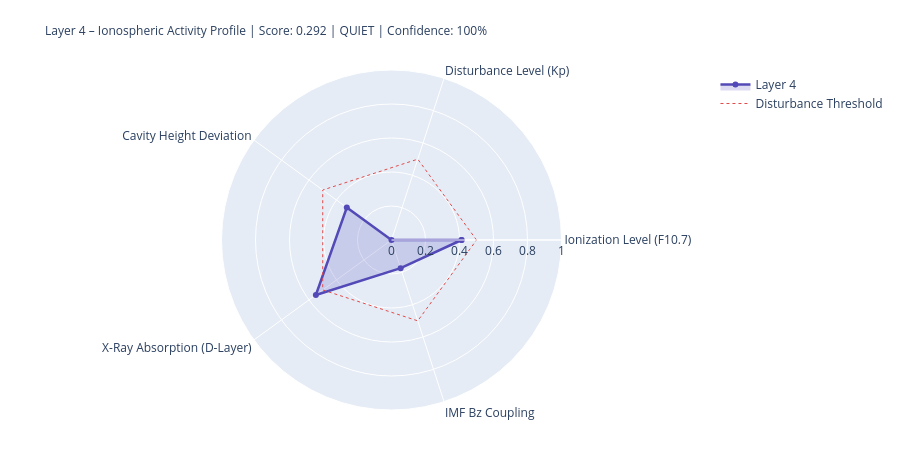

Write notebook code for a chart like this one.
### Markdown cell above
---
## 4. State Assessment & Handoff to Layer 5

### Code cell
# ============================================================
# LAYER-4-SCORE
# ============================================================

COMPONENTS = {
    'Ionization Level (F10.7)':    {'score': ioniz,       'source': 'primary' if f107_now else 'from_layer0', 'dynamic': True},
    'Disturbance Level (Kp)':          {'score': disturb,     'source': 'primary' if kp_now   else 'from_layer0', 'dynamic': True},
    'Cavity Height Deviation':    {'score': h_dev,       'source': 'derived',                                'dynamic': True},
    'X-Ray Absorption (D-Layer)':{'score': xray_ioniz,  'source': 'primary' if xray_now else 'missing',     'dynamic': True},
    'IMF Bz Coupling':             {'score': bz_coupling, 'source': 'primary' if bz_now   else 'from_layer0', 'dynamic': True},
}

available    = {k: v['score'] for k, v in COMPONENTS.items() if v['score'] is not None}
unavailable  = [k for k, v in COMPONENTS.items() if v['score'] is None]
layer4_score = round(sum(available.values()) / len(available), 4) if available else None
confidence   = round(len(available) / len(COMPONENTS), 2)
level = ('unknown' if layer4_score is None
         else 'quiet'   if layer4_score < 0.3
         else 'moderate' if layer4_score < 0.6
         else 'active')
dominant_l4 = max(available, key=available.get) if available else 'none'

# Resonance delta for Schumann SR-1
sr1_ref = schumann_freq(1, 80.0)
sr1_now = schumann_freq(1, h_eff)
sr1_delta_mhz = (sr1_now - sr1_ref) * 1000

# Propagation conditions
prop_cond = ('disturbed'   if kp_val > 4
             else 'unsettled' if kp_val > 2
             else 'normal')
if xray_class in ['X', 'M']:
    prop_cond = 'Radio-Blackout moeglich'

W = 68
print('=' * W)
print('LAYER 4 – IONOSPHERE – STATE ASSESSMENT')
print('=' * W)
for name, comp in COMPONENTS.items():
    s = comp['score']
    if s is not None:
        bar = '█' * int(s * 20) + '░' * (20 - int(s * 20))
        print(f'  {name:<36} {bar}  {s:.3f}  [{comp["source"]}]')
    else:
        print(f'  {name:<36} {"─" * 20}  n/a   [missing]')
print('-' * W)
print(f'  Score:          {layer4_score:.3f}  ({len(available)}/{len(COMPONENTS)} components)')
print(f'  Confidence:     {confidence:.0%}')
print(f'  Level:          {level.upper()}')
print(f'  Dominant:       {dominant_l4}')
print(f'  Cavity height:  {h_eff:.1f} km  (Ref: 80.0 km)')
print(f'  SR-1:           {sr1_now:.3f} Hz  (Δ {sr1_delta_mhz:+.1f} mHz vs. ref)')
print(f'  Propagation:    {prop_cond}')
print(f'  X-Ray:          {xray_class}-class  ({xray_now:.2e} W/m²)' if xray_now else '  X-Ray:          n/a')
print('=' * W)

# Radar
cats   = list(available.keys())
vals_r = list(available.values())
if len(cats) >= 3:
    fig = go.Figure()
    fig.add_trace(go.Scatterpolar(
        r=vals_r + [vals_r[0]], theta=cats + [cats[0]],
        fill='toself', fillcolor='rgba(83,74,183,0.20)',
        line=dict(color='#534AB7', width=2.5), name='Layer 4'
    ))
    fig.add_trace(go.Scatterpolar(
        r=[0.5] * (len(cats)+1), theta=cats + [cats[0]],
        line=dict(color='#E24B4A', dash='dot', width=1),
        mode='lines', name='Disturbance Threshold'
    ))
    fig.update_layout(
        title=dict(
            text=f'Layer 4 – Ionospheric Activity Profile | Score: {layer4_score:.3f} | {level.upper()} | Confidence: {confidence:.0%}',
            font=dict(size=12)
        ),
        polar=dict(radialaxis=dict(visible=True, range=[0, 1])),
        height=450, showlegend=True,
        margin=dict(l=80, r=80, t=70, b=40)
    )
    fig.show()

### Figure 1 — Plotly figure (JSON) as saved in the notebook; plotly's stock layout.template omitted (floating-point values rounded to 4 significant figures)
{"data": [{"fill": "toself", "fillcolor": "rgba(83,74,183,0.20)", "line": {"color": "#534AB7", "width": 2.5}, "name": "Layer 4", "r": [0.412, 0.0, 0.325, 0.55, 0.174, 0.412], "theta": ["Ionization Level (F10.7)", "Disturbance Level (Kp)", "Cavity Height Deviation", "X-Ray Absorption (D-Layer)", "IMF Bz Coupling", "Ionization Level (F10.7)"], "type": "scatterpolar"}, {"line": {"color": "#E24B4A", "dash": "dot", "width": 1}, "mode": "lines", "name": "Disturbance Threshold", "r": [0.5, 0.5, 0.5, 0.5, 0.5, 0.5], "theta": ["Ionization Level (F10.7)", "Disturbance Level (Kp)", "Cavity Height Deviation", "X-Ray Absorption (D-Layer)", "IMF Bz Coupling", "Ionization Level (F10.7)"], "type": "scatterpolar"}], "layout": {"height": 450, "margin": {"b": 40, "l": 80, "r": 80, "t": 70}, "polar": {"radialaxis": {"range": [0, 1], "visible": true}}, "showlegend": true, "title": {"font": {"size": 12}, "text": "Layer 4 – Ionospheric Activity Profile | Score: 0.292 | QUIET | Confidence: 100%"}}}
